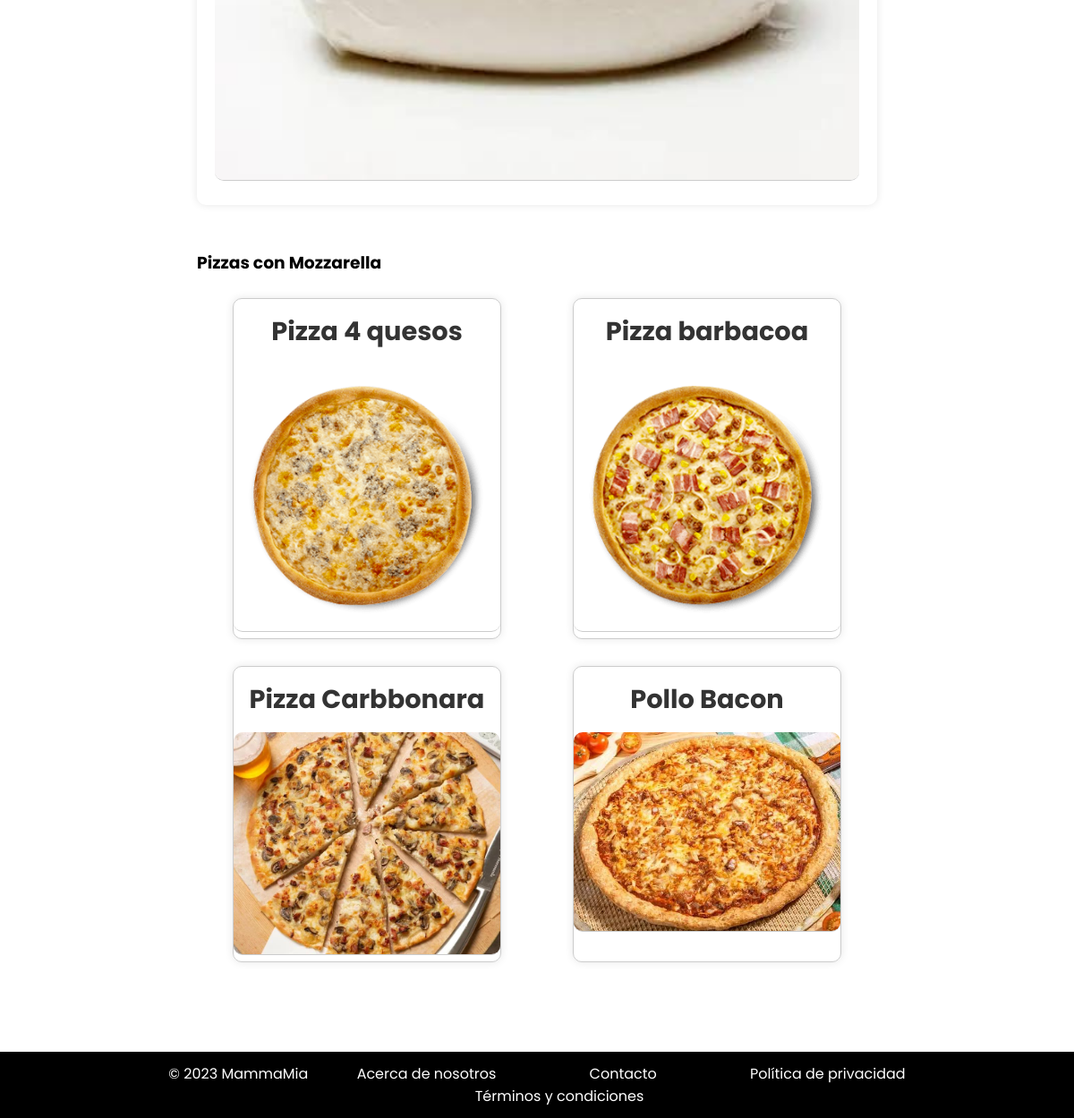
Before: /appMammaMia/ingredientes/10/ (lower part) with the older database file.
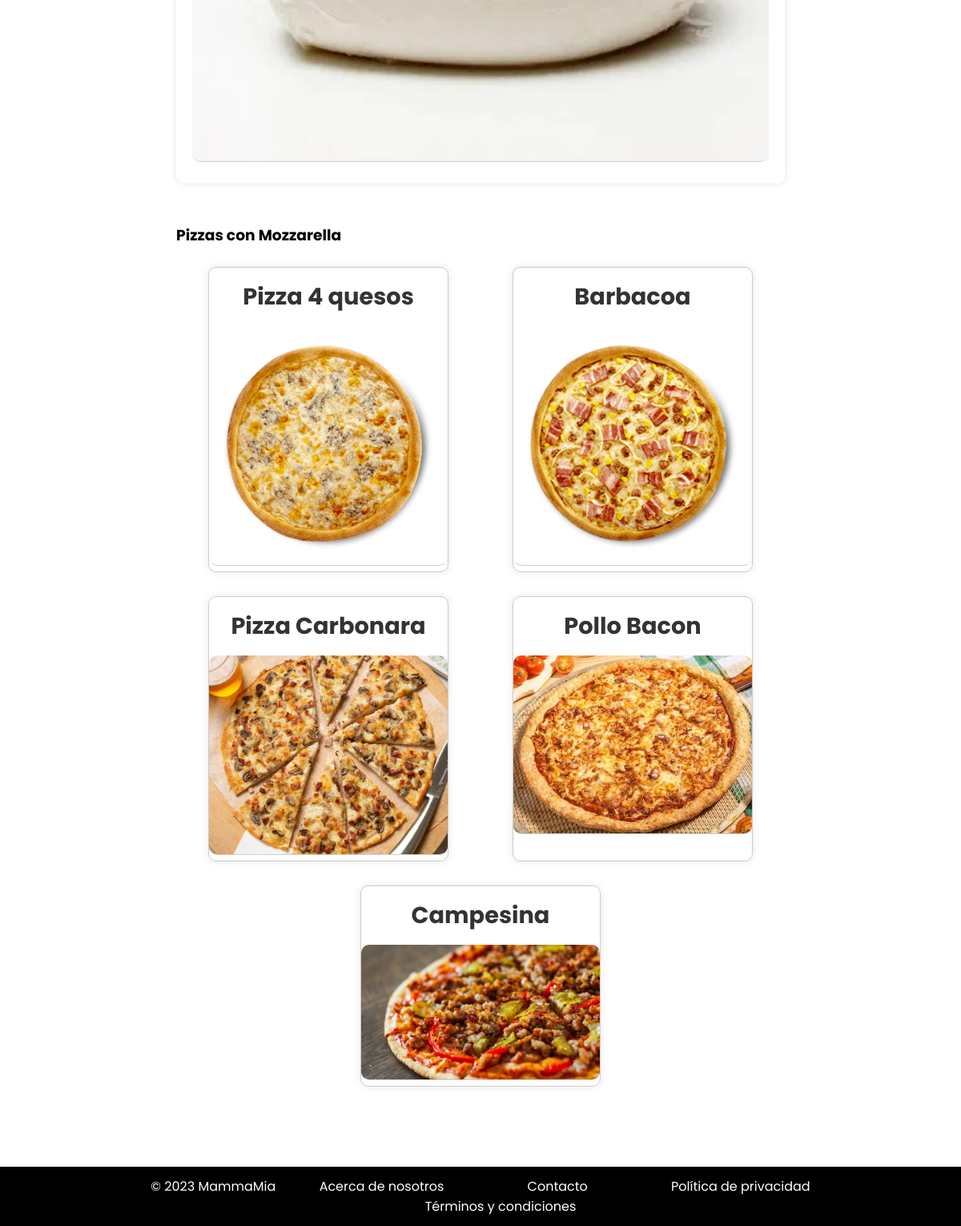
After: the same page with the newer database file.
### appMammaMia/models.py (models this page shows, shortened)
class Pizza(models.Model):
    nombre = models.CharField(max_length=100)
    masa = models.ForeignKey(Masas, on_delete=models.CASCADE)
    ingredientes = models.ManyToManyField(Ingrediente)
    descripcion = models.TextField()
    imagen = models.ImageField()
    precio = models.DecimalField(max_digits=6, decimal_places=2)
    disponible = models.BooleanField(default=True)
    calorias = models.IntegerField()

### appMammaMia/views.py (the view)
# urls.py: path('ingredientes/<int:nombre>/', views.detalles_ingrediente, name='detalles_ingrediente'),
def detalles_ingrediente(request, nombre):
    ingrediente = get_object_or_404(Ingrediente, id=nombre)
    pizzas_asociadas = Pizza.objects.filter(ingredientes=ingrediente)
    return render(request, 'detalles_ingrediente.html', {'ingrediente': ingrediente, 'pizzas_asociadas': pizzas_asociadas})

### appMammaMia/templates/detalles_ingrediente.html (shortened to what this page needs)
{% extends "base.html" %}
{% load static %}
{% block contenido %}
    <div class="producto-detalles">
        <div class="producto-info">
            <img src="{% static ingrediente.imagen.name %}" alt="{{ ingrediente.nombre }} - Imagen">
        </div>
        <div class="producto-asociado">
            <h3>Pizzas con {{ ingrediente.nombre }}</h3><br>
            {% if pizzas_asociadas %}
                <ul class="lista-productos">
                    {% for pizza in pizzas_asociadas %}
                        <li>
                            <h4>{{ pizza.nombre }}</h4>
                            <img src="{% static pizza.imagen.name %}" alt="{{ ingrediente.nombre }} - Imagen">
                        </li>
                    {% empty %}
                        <li>No hay pizzas asociadas a este ingrediente.</li>
                    {% endfor %}
                </ul>
            {% else %}
                {% for pizza in pizzas_asociadas %}
                    <p>{{ pizza.nombre }}</p>
                {% endfor %}
            {% endif %}
        </div>
    </div>
<link rel="stylesheet" href="{% static 'styleDetalles.css' %}">
{% endblock %}

Changed rows visible on the page:
changed Pizza: nombre "Pizza barbacoa" → "Barbacoa"
changed Pizza: nombre "Pizza Carbbonara" → "Pizza Carbonara"
added Pizza: nombre "Campesina", imagen (placeholder picture)
